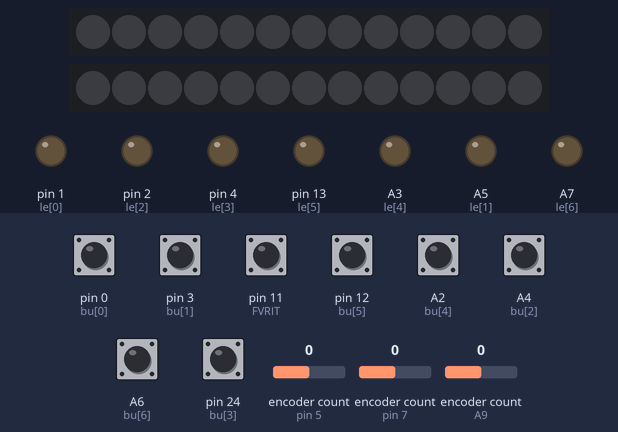
This sketch was run on a simulated Teensy 4. Parts: 2 × 13 RGB LEDs in strip order, left to right, output pins drawn as LEDs (lit = HIGH). Inputs (shaded band) come from the test bench; at power-on: A2 (bu[4]), A4 (bu[2]), A6 (bu[6]), pin 0 (bu[0]), pin 3 (bu[1]), pin 11 (FVRIT), pin 12 (bu[5]), pin 24 (bu[3]) HIGH, encoder count (sensors on pin 5, pin 7, A9) 0.

Above: at 1.2 s.
1.3 s: encoder count (sensor on pin 5) set to 1
At 2.1 s:
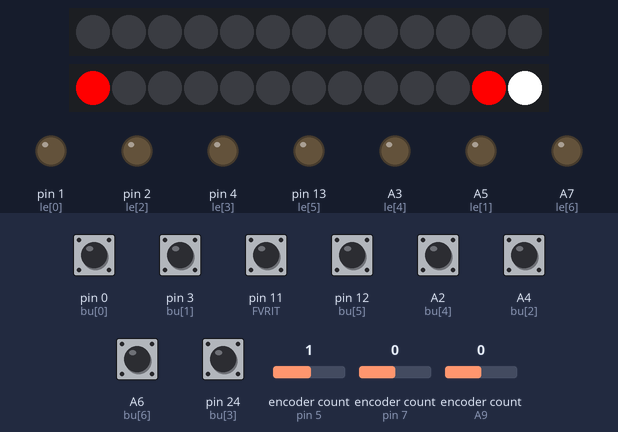
3.8 s: encoder count (sensor on pin 7) set to 1
At 4.3 s:
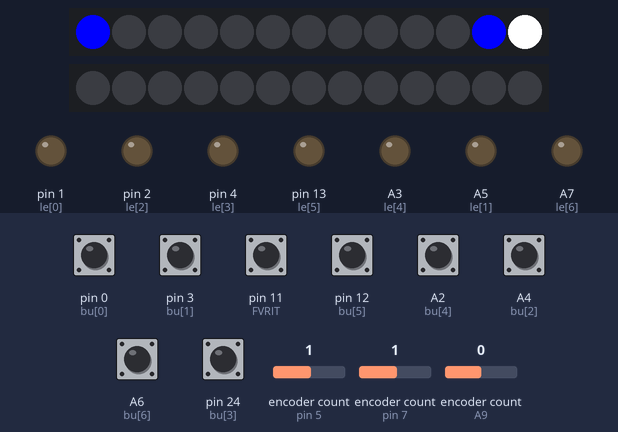
6.3 s: pin 0 (bu[0]) pulled LOW for 0.15 s
At 6.8 s:
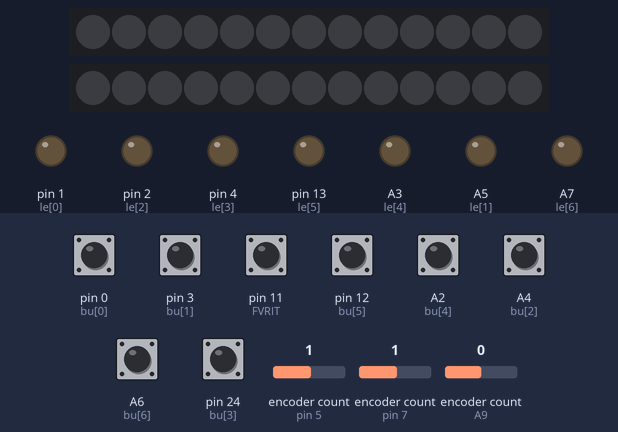
7.9 s: pin 3 (bu[1]) pulled LOW for 0.15 s
At 9.2 s:
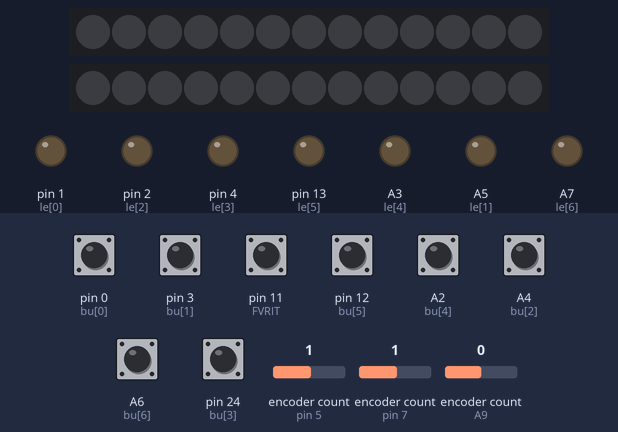
9.5 s: pin 12 (bu[5]) pulled LOW for 0.15 s
At 10.5 s:
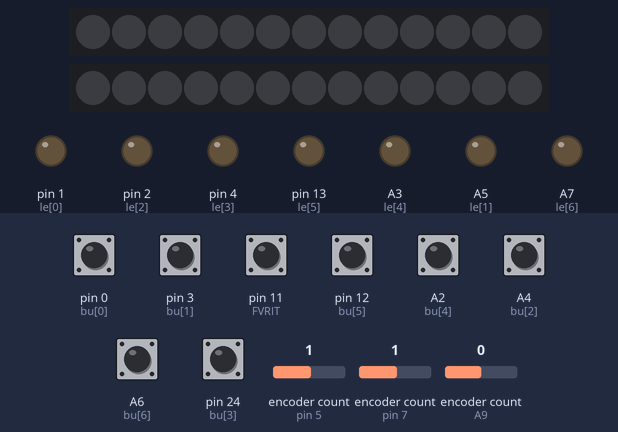
11.1 s: A2 (bu[4]) pulled LOW for 0.15 s
At 11.7 s:
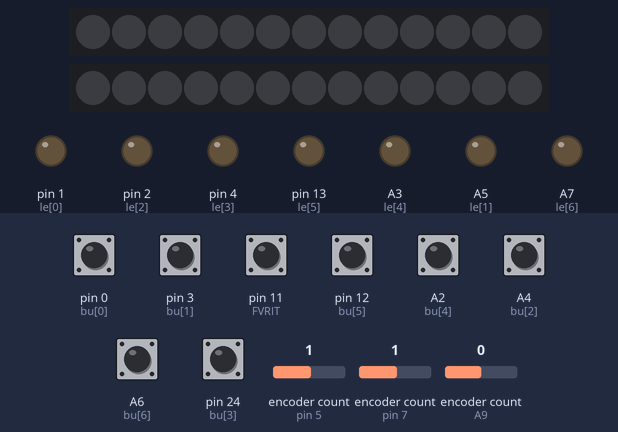
Timing chart, 0 to 13.7 s (numbered marks = the images above; inputs shaded):
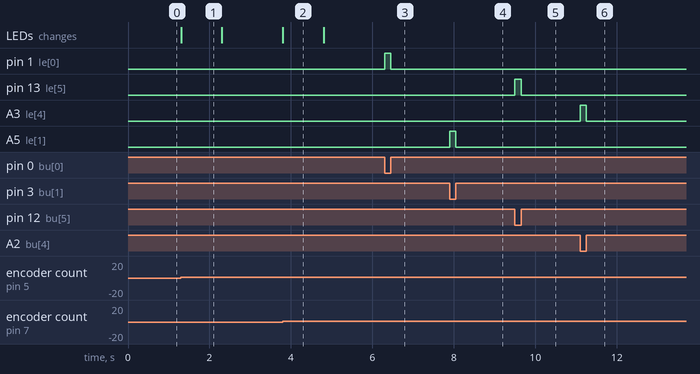

The sketch:

SDVX_Teensy2.0_NonLED.ino
```cpp
/*
CC BY-NC-SA 2.0 KR에 따라 이용할 수 있습니다
*/

#include <Adafruit_NeoPixel.h>
#include <Encoder.h>
#include <math.h>

//▼ 부품
  #define ro 400          // 로터리인코더 해상도
  #define stripLED0 13    // 서클 네오픽셀 LED
//▲

//▼ 핀 선언
  //노브핀 선언
  #define nov1 7
  #define nov2 8
  #define nov3 5
  #define nov4 6          // 얘네들은 왠만하면 고정
  //네오픽셀핀선언
  #define neo1 9
  #define neo2 10
  //볼륨노브 선언
  #define Vol1 23
  #define Vol2 22
  #define FVRIT 11

  #define nov_button_sensitivity 100 //노브버튼모드 정지 민감도

  // 버튼핀, LED핀 선언
  int bu[] = {0, 3, 18, 24, 16, 12, 20};            // 왼쪽부터 0번(start) ~ 6번 (FX_R)
  int le[] = {1, 19, 2, 4, 17, 13, 21};             // 스위치 안에 들어가는 LED 핀

  //개수 선언
  const int num_pins = sizeof(bu) / sizeof(bu[0]);  // 핀 개수 추출 (7)
//▲

//▼ 기본 세팅 값
  #define novdeadzone 0.3                           // 노브 데드존
  #define ledlight 1                                // 노브 회진시 점등되는 LED수량
  #define novledofftime 1000                        // 노브 LED 지속시간 (ms)
  #define sleepmode 1000                            // 슬립모드 LED 작동시간

//▲

// 버튼 상태 bool값 지정
  boolean b_stat[] = {false, false, false, false, false, false, false};

//▼ 노브 관련 설정값
  //엔코더 선언
  Encoder novl(nov1, nov2);
  Encoder novr(nov3, nov4);
  Encoder volnov(Vol1, Vol2);

  //노브 속도
  double novspd_l = 0.0;
  double novspd_r = 0.0;

  //노브 위치 360도 값
  double novro_l = 0.0;
  double novro_r = 0.0;
//▲

//▼ LED 관련 구문
  //켜져야 하는 노브 led 주소
  short ledon1;
  short ledon2;

  //노브led 소등 딜레이
  int novllastmovetime = 0;
  int novrlastmovetime = 0;

  //네오픽셀 선언
  Adafruit_NeoPixel strip1 = Adafruit_NeoPixel(stripLED0, neo1, NEO_GRB + NEO_KHZ800);
  Adafruit_NeoPixel strip2 = Adafruit_NeoPixel(stripLED0, neo2, NEO_GRB + NEO_KHZ800);
//▲

//러닝타임
int runningtime = 0;

//볼륨, 즐겨찾기관련
  boolean favrit = false;
  boolean voldown = false;
  int voL = 0;

void setup() {
  // put your setup code here, to run once:
  //버튼 input 선언
  for (int i = 0; i < 7; i++) {
    pinMode(bu[i], INPUT_PULLUP);
  }

  //LED OUTPUT 선언
  for (int i = 0; i < 7; i++) {
    pinMode(le[i], OUTPUT);
  }

  //네오픽셀 초기화
  strip1.begin();
  strip2.begin();

  //조이스틱 초기화
  Joystick.useManualSend(true);

  Serial.begin(9600);

  //볼륨엔코더 클릭 선언
  pinMode(FVRIT, INPUT_PULLUP);

}

void loop() {

  runningtime = millis();

    //버튼값 b_stat에 넣기
  for (int ch = 0; ch < num_pins; ch++) {
    if (digitalRead(bu[ch]) == HIGH) {
      b_stat[ch] = false;
    } else {
      b_stat[ch] = true;
    }
  }

        if (b_stat[0] == true) { // START
      Joystick.button(1, 1);
      digitalWrite(le[0], HIGH);
    } else {
      Joystick.button(1, 0);
      digitalWrite(le[0], LOW);
    }

    for (int ch = 1; ch <= 4; ch++) { // BT 1 ~ 4
      if (b_stat[ch] == true) {
        Joystick.button(ch + 1, 1);
        digitalWrite(le[ch], HIGH);
      } else {
        Joystick.button(ch + 1, 0);
        digitalWrite(le[ch], LOW);
      }
    }

    for (int ch = 5; ch < 7; ch++) { //FX-L , R
      if (b_stat[ch] == true) {
        Joystick.button(ch + 1, 1);
        digitalWrite(le[ch], HIGH);
      } else {
        Joystick.button(ch + 1, 0);
        digitalWrite(le[ch], LOW);
      }
    }

  //-------------------------------------------------------------------------------// 노브 사전 세팅
    //현 노브 값으로 노브 속도 측정
    novspd_l = novl.read();
    novl.write(0);
    novspd_r = novr.read();
    novr.write(0);
    voL = volnov.read();
    volnov.write(0);

    //노브속도를 360도 값으로 변환
    novspd_l = novspd_l / ro / 4 * 360;
    novspd_r = novspd_r / ro / 4 * 360;

    //데드존
    if(novspd_l > 0){
      if(novspd_l <= novdeadzone){
        novspd_l = 0;
      }
    }
    else if (novspd_l < 0) {
      if(novspd_l >= novdeadzone * -1){
        novspd_l = 0;
      }
    }
    if(novspd_r > 0){
      if(novspd_r <= novdeadzone){
        novspd_r = 0;
      }
    }
    else if (novspd_r < 0) {
      if(novspd_r >= novdeadzone * -1){
        novspd_r = 0;
      }
    }

    //노브 위치값에 속도 넣기
    novro_l += novspd_l;
    novro_r += novspd_r;

    //노브 위치값 0~360 이내의 값이 되도록 조정
    if(novro_l > 360){
      novro_l -= 360;
    }
    else if (novro_l < 0){
      novro_l += 360;
    }
    if(novro_r > 360){
      novro_r -= 360;
    }
    else if (novro_r < 0){
      novro_r += 360;
    }


//-------------------------------------------------------------------------------// 노브 작동, 노브 LED


    if ((runningtime - novllastmovetime) >= novledofftime) {
      strip1.clear();
      strip1.show();
      novro_l = 0.0;
    }

    if ((runningtime - novrlastmovetime) >= novledofftime) {
      strip2.clear();
      strip2.show();
      novro_r = 360.00;
    }

    //노브 LED
     if (novspd_l != 0) {
    ledon1 = (stripLED0 / ledlight) - ((int)(novro_l / (360 / (double)stripLED0)) % (stripLED0 / ledlight)) - 1;
    novllastmovetime = runningtime;
    strip1.clear();
    strip1.setBrightness(255);

    setPosition(strip1, ledon1, strip1.Color(255,255,255), strip1.Color(0, 0, 255), ((uint32_t)0 << 16) | ((uint32_t)0 << 8) | (uint32_t)255, novspd_l < 0 ? -2 : 2); //서클
     }

    if (ledon1 == 1 || ledon1 == 13) { //360 ->  0 혹은 반대 상황일떄 LED 후처리
      strip1.setPixelColor(15, 0, 0, 0);
    } else if (ledon1 == 0) {
      strip1.setPixelColor(15, 0, 0, 255);
      strip1.setPixelColor(14, 0, 0, 0);
    }
    if (ledon1 == 14 || ledon1 == 3) {
      strip1.setPixelColor(0, 0, 0, 0);
    } else if (ledon1 == 15) {
      strip1.setPixelColor(0, 0, 0, 255);
      strip1.setPixelColor(1, 0, 0, 0);
    }


    if (novspd_r != 0) {
    //R 노브쪽 LED
    ledon2 = (stripLED0 / ledlight) - ((int)(novro_r / (360 / (double)stripLED0)) % (stripLED0 / ledlight)) - 1;
    novrlastmovetime = runningtime;
    strip2.clear();
    strip2.setBrightness(255);

    setPosition(strip2, ledon2, strip2.Color(255, 255, 255), strip2.Color(255, 0, 0), ((uint32_t)255 << 16) | ((uint32_t)0 << 8) | (uint32_t)0, novspd_r < 0 ? -2 : 2); //서클
    }

    if (ledon2 == 1 || ledon2 == 13) {  //360 ->  0 혹은 반대 상황일떄 LED 후처리
      strip2.setPixelColor(15, 0, 0, 0);
    } else if (ledon2 == 0) {
      strip2.setPixelColor(15, 0, 255, 0);
      strip2.setPixelColor(14, 0, 0, 0);
    }
    if (ledon2 == 14 || ledon2 == 3) {
      strip2.setPixelColor(0, 0, 0, 0);
    } else if (ledon2 == 15) {
      strip2.setPixelColor(0, 0, 255, 0);
      strip2.setPixelColor(1, 0, 0, 0);
    }
 /*
  기본값 : L = Red / R = Green

  아래 코드 수정으로 색 교체 가능
  (L코드) : setPosition(strip1, ledon1, strip1.Color(움직이는 LED의 중앙 색깔), strip1.Color(빨강, 초록, 파랑), ((uint32_t)빨강 << 16) | ((uint32_t)초록 << 8) | (uint32_t)파랑, novspd_l < 0 ? -2 : 2);

  (R코드) : setPosition(strip2, ledon2, strip2.Color(움직이는 LED의 중앙 색깔), strip2.Color(빨강, 초록, 파랑), ((uint32_t)빨강 << 16) | ((uint32_t)초록 << 8) | (uint32_t)파랑, novspd_r < 0 ? -2 : 2);

  그 외에 후처리 색깔값도 변경해줘야 합니다. 방식은 아래 코드
  setPixelColor(위치, 빨강, 초록, 파랑)

  위치값은 건들면 안되고 RGB값만 변경해주세요
 */

//노브 입력
    if (novspd_l > 0){
        Joystick.button(8,0);
        Joystick.button(9,1);
    }
    else if (novspd_l < 0){
      Joystick.button(8,1);
      Joystick.button(9,0);
    }
    else if ( novspd_l == 0){
      if( (runningtime - novllastmovetime) > nov_button_sensitivity)
      {
        Joystick.button(8,0);
        Joystick.button(9,0);
      }
    }

      if (novspd_r > 0){
        Joystick.button(10,0);
        Joystick.button(11,1);
      }
      else if (novspd_r < 0){
        Joystick.button(10,1);
        Joystick.button(11,0);
      }
      else if ( novspd_r == 0){
        if( (runningtime - novrlastmovetime) > nov_button_sensitivity)
        {
          Joystick.button(10,0);
          Joystick.button(11,0);
        }
      }

//볼륨 관련 코드
  if (voL != 0) {
    if (voL > 0){
      Keyboard.press(KEY_MEDIA_VOLUME_INC);
      delay(50);
      Keyboard.release(KEY_MEDIA_VOLUME_INC);
    }
    if (voL < 0) {
      Keyboard.press(KEY_MEDIA_VOLUME_DEC);
      delay(50);
      Keyboard.release(KEY_MEDIA_VOLUME_DEC);
    }
  }

//즐겨찾기 코드
    if(digitalRead(FVRIT) == HIGH) {
      favrit = false;
    } else {
      favrit = true;
    }
    if (favrit == true) {
       Keyboard.press(KEYPAD_0); //0X62
       delay(50);
       Keyboard.release(KEYPAD_0);
    }

    //조이스틱 전송
    Joystick.send_now();
}


//-------------------------------------------------------------------------------//
//▼ 노브 LED 설정
void setPosition(Adafruit_NeoPixel &strip, int ledon, uint32_t mainColor, uint32_t adjacentColor, uint32_t offsetColor, int offset) {
  for (int i = 0; i < ledlight; i++) {
    int pixelIndex = ledon + (i * (stripLED0 / ledlight));
    strip.setPixelColor(pixelIndex, mainColor);

    int prevIndex = (pixelIndex - 1 + strip.numPixels()) % strip.numPixels();
    int nextIndex = (pixelIndex + 1) % strip.numPixels();

    strip.setPixelColor(prevIndex, adjacentColor);
    strip.setPixelColor(nextIndex, adjacentColor);
    strip.setPixelColor(pixelIndex + offset, offsetColor);
  }
  strip1.show();
  strip2.show();
}
```

Measured:
- after the input at 1.3 s, the LEDs: change at once (image 1)
- after the input at 3.8 s, the LEDs: change at once (image 2)
- after the input at 6.3 s, pin 1 (le[0]): LOW → HIGH at once, → LOW 0.15 s later
- after the input at 7.9 s, A5 (le[1]): LOW → HIGH at once, → LOW 0.15 s later
- after the input at 9.5 s, pin 13 (le[5]): LOW → HIGH at once, → LOW 0.15 s later
- after the input at 11.1 s, A3 (le[4]): LOW → HIGH at once, → LOW 0.15 s later
- what the display in image 1 shows lasts 1.0 s, from 1.3 s to 2.3 s
